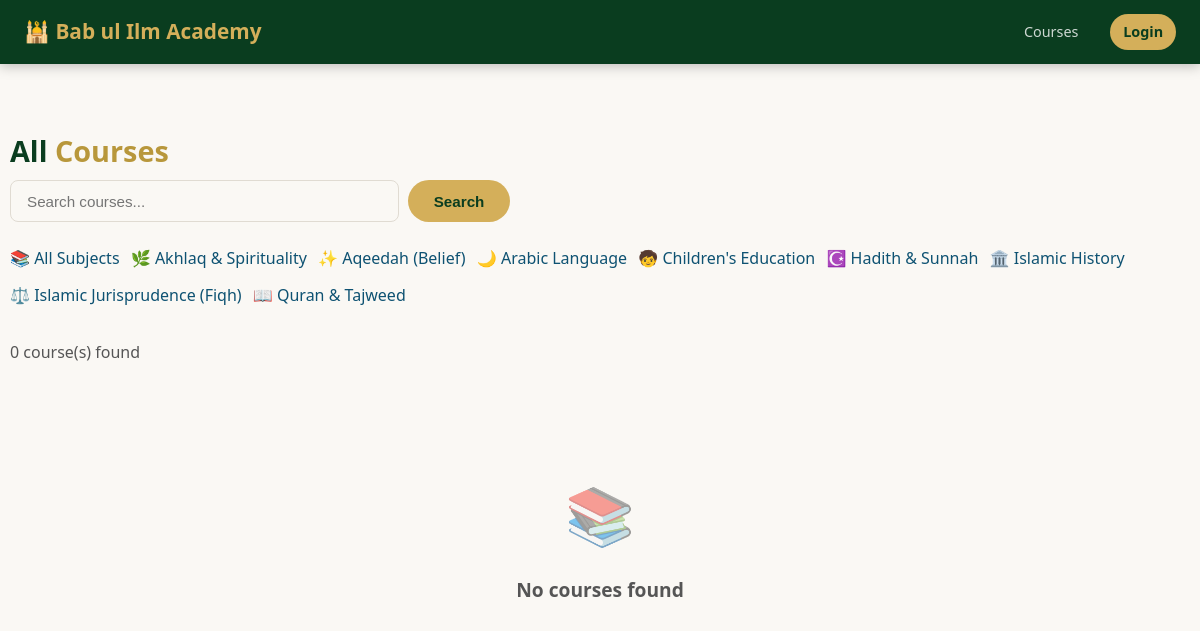
/courses.php, run on the app's committed database.
### tables this page shows
CREATE TABLE IF NOT EXISTS subjects (
    id   INT UNSIGNED AUTO_INCREMENT PRIMARY KEY,
    name VARCHAR(100) NOT NULL,
    icon VARCHAR(10)
);

### db.php (called while the page is built, shortened)
<?php
function e(string $s): string {
    return htmlspecialchars($s, ENT_QUOTES, 'UTF-8');
}
function auth(): ?array {
    return $_SESSION['user'] ?? null;
}

### courses.php (the view, shortened to what this page needs)
<?php
require_once __DIR__ . '/db.php';
$user = auth();
$subjectId = (int) ($_GET['subject'] ?? 0);
$q = trim($_GET['q'] ?? '');
$subjects = $pdo->query('SELECT * FROM subjects ORDER BY name')->fetchAll();
$sql = "SELECT c.*, u.name AS teacher_name, s.name AS subject_name, s.icon AS subject_icon,
               (SELECT COUNT(*) FROM enrollments e WHERE e.course_id = c.id) AS student_count
        FROM courses c
        JOIN users u ON u.id = c.teacher_id
        LEFT JOIN subjects s ON s.id = c.subject_id
        WHERE c.is_published = 1";
$params = [];
$sql .= ' ORDER BY c.created_at DESC';
$stmt = $pdo->prepare($sql);
$stmt->execute($params);
$courses = $stmt->fetchAll();
?>
<!DOCTYPE html>
<html lang="en">
<head>
<link rel="stylesheet" href="style.css">
</head>
<body>
<nav class="navbar">
    <div class="nav-brand">🕌 <?= e(SITE_NAME) ?></div>
    <div class="nav-links">
        <a href="courses.php">Courses</a>
        <?php if ($user): ?><a href="dashboard.php">Dashboard</a><a href="logout.php" class="nav-btn">Logout</a>
        <?php else: ?><a href="login.php" class="nav-btn">Login</a><?php endif; ?>
    </div>
</nav>
<div class="container section">
    <h2 class="section-title">All <span>Courses</span></h2>
    <form method="get" style="display:flex;gap:.6rem;margin-bottom:1.5rem;max-width:500px">
        <input type="text" name="q" class="form-control" placeholder="Search courses..." value="<?= e($q) ?>">
        <button type="submit" class="btn btn-primary">Search</button>
    </form>
    <div class="category-grid" style="display:flex;flex-wrap:wrap;gap:.7rem;margin-bottom:2rem">
        <a href="courses.php" class="cat-chip <?= $subjectId === 0 ? 'active' : '' ?>">📚 All Subjects</a>
        <?php foreach ($subjects as $s): ?>
            <a href="?subject=<?= (int) $s['id'] ?>" class="cat-chip <?= $subjectId === (int) $s['id'] ? 'active' : '' ?>"><?= e($s['icon']) ?> <?= e($s['name']) ?></a>
        <?php endforeach; ?>
    </div>
    <p class="section-sub"><?= count($courses) ?> course(s) found</p>
    <?php if (!$courses): ?>
        <div class="empty-state"><div class="icon">📚</div><h3>No courses found</h3></div>
    <?php endif; ?>
</div>
</body>
</html>

### style.css (style rules this page uses)
:root { --teal-deep: #083344; --teal-mid: #0e5272; --teal-light: #1a7a9e; --green-deep: #0a3d1f; --gold: #d4af5a; --gold-dark: #b8973b; --gold-light: #f0d78a; --cream: #faf8f4; --white: #ffffff; --text: #1a1a1a; --text-mid: #555; --text-light: #888; --border: #e0dbd2; --shadow: 0 2px 16px rgba(0,0,0,.09); --shadow-lg: 0 8px 32px rgba(0,0,0,.14); --radius: 12px; --radius-sm: 8px; --transition: .2s ease; }
*, *::before, *::after { box-sizing: border-box; margin: 0; padding: 0; }
body { font-family: 'Segoe UI', system-ui, sans-serif; background: var(--cream); color: var(--text); line-height: 1.6; }
a { color: var(--teal-mid); text-decoration: none; }
.navbar { background: var(--green-deep); padding: 0 1.5rem; display: flex; align-items: center; justify-content: space-between; height: 64px; position: sticky; top: 0; z-index: 100; box-shadow: 0 2px 12px rgba(0,0,0,.25); }
.nav-brand { font-size: 1.3rem; font-weight: 700; color: var(--gold); }
.nav-links { display: flex; align-items: center; gap: 1.2rem; }
.nav-links a { color: rgba(255,255,255,.8); font-size: .9rem; font-weight: 500; padding: .4rem .8rem; border-radius: 6px; transition: var(--transition); }
.nav-btn { background: var(--gold) !important; color: var(--green-deep) !important; font-weight: 700 !important; border-radius: 20px !important; }
.btn { display: inline-flex; align-items: center; gap: .4rem; padding: .7rem 1.6rem; border-radius: 25px; font-size: .95rem; font-weight: 600; cursor: pointer; border: none; transition: var(--transition); text-decoration: none; }
.btn-primary { background: var(--gold); color: var(--green-deep); }
.container { max-width: 1180px; margin: 0 auto; padding: 0 1.5rem; }
.section { padding: 4rem 0; }
.section-title { font-size: 1.8rem; font-weight: 700; color: var(--green-deep); margin-bottom: .4rem; }
.section-title span { color: var(--gold-dark); }
.section-sub { color: var(--text-mid); margin-bottom: 2.5rem; }
.form-control { width: 100%; padding: .7rem 1rem; border: 1.5px solid var(--border); border-radius: var(--radius-sm); font-size: .95rem; color: var(--text); background: var(--cream); outline: none; transition: var(--transition); }
.empty-state { text-align: center; padding: 4rem 1rem; color: var(--text-light); }
.empty-state .icon { font-size: 3.5rem; margin-bottom: 1rem; opacity: .5; }
.empty-state h3 { font-size: 1.2rem; color: var(--text-mid); margin-bottom: .5rem; }

### data on the page
subjects: icon "🌿", name "Akhlaq & Spirituality"
subjects: icon "✨", name "Aqeedah (Belief)"
subjects: icon "🌙", name "Arabic Language"
subjects: icon "🧒", name "Children's Education"
subjects: icon "☪️", name "Hadith & Sunnah"
subjects: icon "🏛️", name "Islamic History"
subjects: icon "⚖️", name "Islamic Jurisprudence (Fiqh)"
subjects: icon "📖", name "Quran & Tajweed"

### other printed values
SITE_NAME "Bab ul Ilm Academy"
count($courses) "0"
